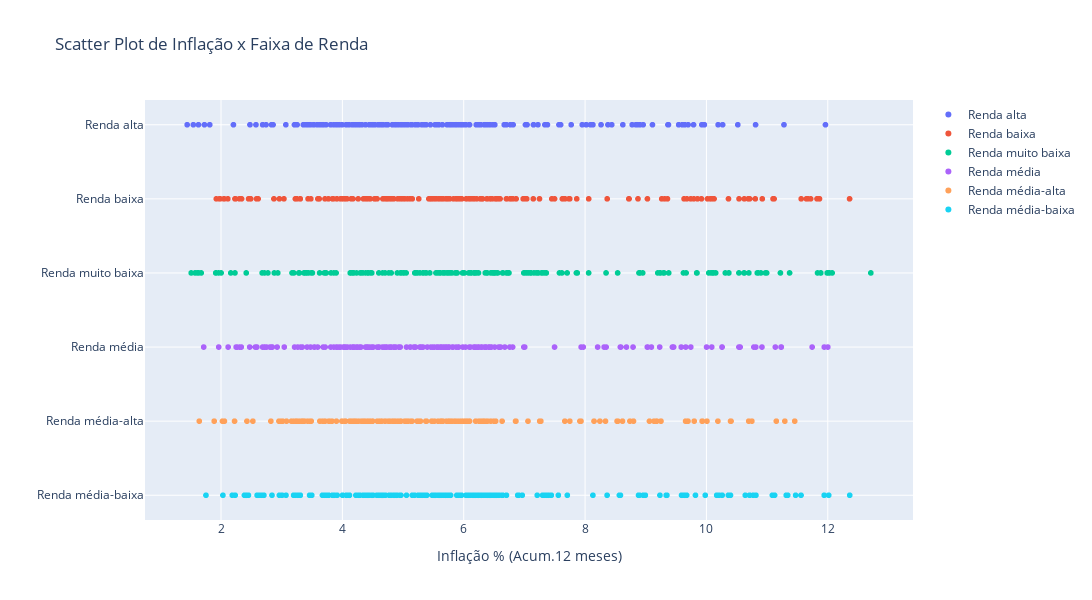

The code cell stored with this chart in its notebook:
### Markdown cell above
> **Insight:**

Aqui nós conferimos os percentual de inflação por faixa de renda, pelos dados, há uma clara tendência de que as faixas de renda mais altas têm taxas de inflação mais elevadas. O que pode refletir o custo de vida associado a padrões de consumo mais elevados no acumulado desde 2006.

A análise sugere que a inflação não afeta as faixas de renda de maneira uniforme, destacando a necessidade de abordagens diferenciadas na gestão econômica.

**Observação:**<br>
*"Ah Jonatas...têm estudos mostrando que a inflação afeta mais e principalmente as pessoas com menores rendas..."*. Sim, pessoa querida! 

Como eu disse anteriormente e desde o primeiro capítulo dessa série, não é um estudo tão aprofundado, mas mais informativo e analítico e de fácil assimilação pelo público. Em breve prometo realizar um novo estudo, com uma imersão mais focada nas causas e efeitos inflacionários, segmentando por trimestres, semestres e anos. Estudar sobre o poder aquisitivo dessas pessoas.

É só me acompanhar! =)

### Code cell
# Configuração do Scatter Plot
scatter_fig = px.scatter(rendas_ajustadas.melt(id_vars='Data', var_name='Faixa de Renda', value_name='Inflação % (Acum.12 meses)'),
                         x='Inflação % (Acum.12 meses)', y='Faixa de Renda', color='Faixa de Renda',
                         title='Scatter Plot de Inflação x Faixa de Renda',
                         labels={'Inflação % (Acum.12 meses)': 'Inflação % (Acum.12 meses)', 'Faixa de Renda': ''},
                         width=1280, height=600)
scatter_fig.show()

### Figure 1 — Plotly figure (JSON) as saved in the notebook; plotly's stock layout.template omitted (floating-point values rounded to 4 significant figures; data arrays with more than 128 entries replaced by an {"elided": "..."} marker saying what was removed)
{"data": [{"hovertemplate": "=%{y}<br>Inflação % (Acum.12 meses)=%{x}<extra></extra>", "legendgroup": "Renda alta", "marker": {"color": "#636efa", "symbol": "circle"}, "mode": "markers", "name": "Renda alta", "showlegend": true, "type": "scattergl", "x": {"elided": "209 float values"}, "xaxis": "x", "y": {"elided": "209 str values"}, "yaxis": "y"}, {"hovertemplate": "=%{y}<br>Inflação % (Acum.12 meses)=%{x}<extra></extra>", "legendgroup": "Renda baixa", "marker": {"color": "#EF553B", "symbol": "circle"}, "mode": "markers", "name": "Renda baixa", "showlegend": true, "type": "scattergl", "x": {"elided": "209 float values"}, "xaxis": "x", "y": {"elided": "209 str values"}, "yaxis": "y"}, {"hovertemplate": "=%{y}<br>Inflação % (Acum.12 meses)=%{x}<extra></extra>", "legendgroup": "Renda muito baixa", "marker": {"color": "#00cc96", "symbol": "circle"}, "mode": "markers", "name": "Renda muito baixa", "showlegend": true, "type": "scattergl", "x": {"elided": "209 float values"}, "xaxis": "x", "y": {"elided": "209 str values"}, "yaxis": "y"}, {"hovertemplate": "=%{y}<br>Inflação % (Acum.12 meses)=%{x}<extra></extra>", "legendgroup": "Renda média", "marker": {"color": "#ab63fa", "symbol": "circle"}, "mode": "markers", "name": "Renda média", "showlegend": true, "type": "scattergl", "x": {"elided": "209 float values"}, "xaxis": "x", "y": {"elided": "209 str values"}, "yaxis": "y"}, {"hovertemplate": "=%{y}<br>Inflação % (Acum.12 meses)=%{x}<extra></extra>", "legendgroup": "Renda média-alta", "marker": {"color": "#FFA15A", "symbol": "circle"}, "mode": "markers", "name": "Renda média-alta", "showlegend": true, "type": "scattergl", "x": {"elided": "209 float values"}, "xaxis": "x", "y": {"elided": "209 str values"}, "yaxis": "y"}, {"hovertemplate": "=%{y}<br>Inflação % (Acum.12 meses)=%{x}<extra></extra>", "legendgroup": "Renda média-baixa", "marker": {"color": "#19d3f3", "symbol": "circle"}, "mode": "markers", "name": "Renda média-baixa", "showlegend": true, "type": "scattergl", "x": {"elided": "209 float values"}, "xaxis": "x", "y": {"elided": "209 str values"}, "yaxis": "y"}], "layout": {"height": 600, "legend": {"title": {"text": ""}, "tracegroupgap": 0}, "title": {"text": "Scatter Plot de Inflação x Faixa de Renda"}, "width": 1280, "xaxis": {"anchor": "y", "domain": [0, 1], "title": {"text": "Inflação % (Acum.12 meses)"}}, "yaxis": {"anchor": "x", "categoryarray": ["Renda média-baixa", "Renda média-alta", "Renda média", "Renda muito baixa", "Renda baixa", "Renda alta"], "categoryorder": "array", "domain": [0, 1], "title": {"text": ""}}}}
